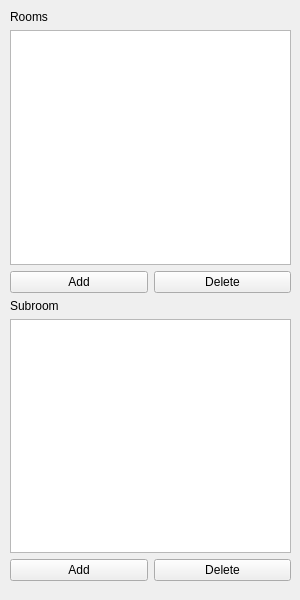
<?xml version="1.0" encoding="UTF-8"?>
<ui version="4.0">
 <class>RoomListWidget</class>
 <widget class="QWidget" name="RoomListWidget">
  <property name="geometry">
   <rect>
    <x>0</x>
    <y>0</y>
    <width>300</width>
    <height>600</height>
   </rect>
  </property>
  <property name="windowTitle">
   <string>Room Widget</string>
  </property>
  <widget class="QWidget" name="layoutWidget">
   <property name="geometry">
    <rect>
     <x>10</x>
     <y>10</y>
     <width>281</width>
     <height>571</height>
    </rect>
   </property>
   <layout class="QVBoxLayout" name="verticalLayout_3">
    <item>
     <layout class="QVBoxLayout" name="verticalLayout_2">
      <item>
       <widget class="QLabel" name="label">
        <property name="text">
         <string>Rooms</string>
        </property>
       </widget>
      </item>
      <item>
       <widget class="QListView" name="listView_Room"/>
      </item>
      <item>
       <layout class="QHBoxLayout" name="horizontalLayout_2">
        <item>
         <widget class="QPushButton" name="pushButton_addRoom">
          <property name="text">
           <string>Add</string>
          </property>
         </widget>
        </item>
        <item>
         <widget class="QPushButton" name="pushButton_deleteRoom">
          <property name="text">
           <string>Delete</string>
          </property>
         </widget>
        </item>
       </layout>
      </item>
     </layout>
    </item>
    <item>
     <layout class="QVBoxLayout" name="verticalLayout">
      <item>
       <widget class="QLabel" name="label_2">
        <property name="text">
         <string>Subroom</string>
        </property>
       </widget>
      </item>
      <item>
       <widget class="QListView" name="listView_Subroom"/>
      </item>
      <item>
       <layout class="QHBoxLayout" name="horizontalLayout">
        <item>
         <widget class="QPushButton" name="pushButton_addSubroom">
          <property name="text">
           <string>Add</string>
          </property>
         </widget>
        </item>
        <item>
         <widget class="QPushButton" name="pushButton_deleteSubroom">
          <property name="text">
           <string>Delete</string>
          </property>
         </widget>
        </item>
       </layout>
      </item>
     </layout>
    </item>
   </layout>
  </widget>
 </widget>
 <resources/>
 <connections/>
</ui>
